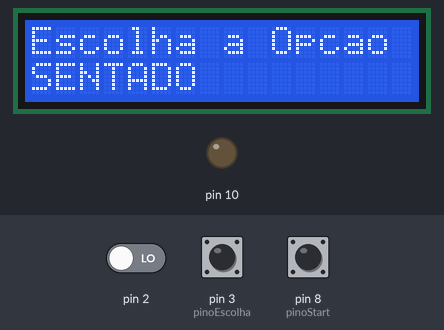
The sketch below on a simulated Arduino Uno, built with avr-gcc and run on an emulated ATmega328P. Shown: 16×2 character LCD, output pins drawn as LEDs (lit = HIGH). Wiring (inferred from the names in the program): MPU-6050 motion sensor at I2C address 0x68. The inputs (shaded band) are chosen by the test bench; at power-on: pin 3 (pinoEscolha) LOW, pin 8 (pinoStart) LOW, pin 2 LOW. Storage starts empty.

Above: at 3.3 s.
3.4 s: pin 3 (pinoEscolha) driven HIGH
At 4.6 s:
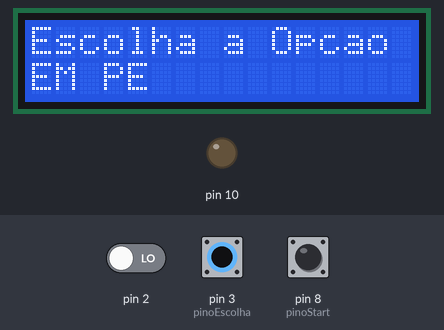
5.0 s: pin 8 (pinoStart) pulled HIGH for 0.15 s
At 6.1 s:
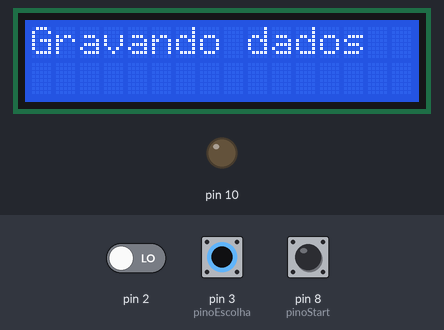
6.6 s: pin 8 (pinoStart) pulled HIGH for 1 s
At 7.2 s:
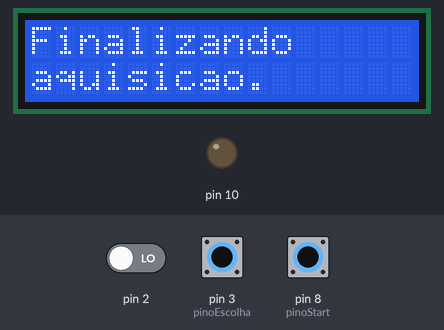
10.2 s: pin 3 (pinoEscolha) pulsed LOW 5 times (0.12 s each, 0.3 s apart)
At 10.57 s:
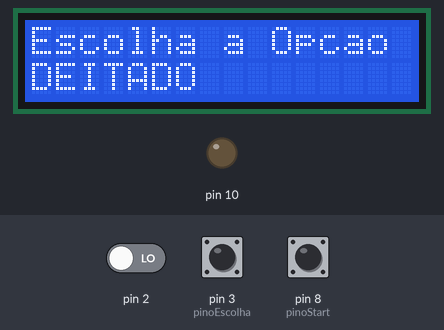
Timing chart, 0 to 13.2 s (numbered marks = the images above; inputs shaded):
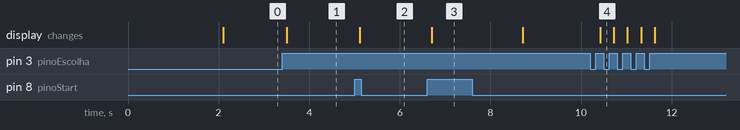

Measured:
- after the input at 3.4 s, the display: changes after 0.10 s (image 1)
- after the input at 5.0 s, the display: changes after 0.11 s (image 2)
- after the input at 6.6 s, the display: changes after 0.11 s (image 3)
- after the input at 10.2 s, the display: changes after 0.23 s (image 4)

The sketch:

sistemaCaptura.ino
```cpp
#include <LiquidCrystal.h>
#include<Wire.h>
#include <SPI.h>
#include <SD.h>

#define SR A1
#define EN A0
#define DB4 4
#define DB5 5
#define DB6 6
#define DB7 7
#define pinoEscolha 3
#define pinoStart 8
#define DELTA_T 100

//PINO DIGITAL UTILIZADO PELO TERMINAL CS DO MÓDULO
const int chipSelect = 10;

//Endereco I2C do MPU6050
const int MPU = 0x68;

//Variaveis para armazenar valores dos sensores
int AcX,AcY,AcZ,GyX,GyY,GyZ;
int flag = 0;

unsigned int botaoOpcoes = LOW,
  estadoBotaoOpcoes = 0,
  estadoOpcoes = 0,
  botaoConfirmacao = LOW,
  estadoBotaoConfirmacao = 0,
  estadoAquisicao = 0,
  movimento = 0,
  t0, t;
String posicao, dado;

//CONFIGURAÇÃO LCD
LiquidCrystal lcd(SR, EN, DB4, DB5, DB6, DB7);  //Define os pinos que serão utilizados para ligação ao display

File dataFile;

void setup(){

  pinMode(pinoEscolha,INPUT);
  pinMode(pinoStart,INPUT);

  /*CONFIGURAÇÃO DISPLAY*/
  lcd.begin(16, 2); //Define o número de colunas e linhas do LCD
  lcd.clear();  //Limpa a tela
  lcd.setCursor(0,0);

  /*CONFIGURAÇÃO MPU-6050*/
  Wire.setClock(400000);
  Wire.beginTransmission(MPU);
  Wire.write(0x6B);
  Wire.write(0);
  Wire.endTransmission(true);
  writeRegister(25, 7); //Sample Rate Divider
  writeRegister(26, 0x01);//Configura o Digital Low Pass Filter
  writeRegister(27, 0x00); //Configura giroscopio
  writeRegister(28, 0x00); //Configura acelerometro
  writeRegister(56, 0x01); //Configura o modo da interrupção
  writeRegister(107, 0x08); //Configura power mode

  /*CONFIGURAÇÃO CARTÃO DE MEMORIA*/
  lcd.print("Iniciando cartao"); //IMPRIME O TEXTO NO DISPLAY
  pinMode(SS, OUTPUT); //DEFINE O PINO COMO SAÍDA
  if(!SD.begin(chipSelect)){ //SE O CARTÃO DE MEMÓRIA NÃO ESTIVER PRESENTE OU FALHAR, FAZ
    lcd.clear();
    lcd.setCursor(0,0);
    lcd.print("Cartao memoria");
    lcd.setCursor(0,1);
    lcd.print("falhou.");
    delay(2000);
    return;
  }
  else{
    lcd.clear();
    lcd.setCursor(0,0);
    lcd.print("Cartao memoria");
    lcd.setCursor(0,1);
    lcd.print("sucesso.");
    delay(2000);
  }
  menu();

  /*HABILITAÇÃO DA INTERRUPÇÃO*/
  attachInterrupt(digitalPinToInterrupt(2), dadosProntos, RISING);
}

void loop(){
  lerBotaoOpcoes();
  opcao();
  lerBotaoConfirmacao();
  aquisicao();

  if(flag == 1){
    lerGiroscopio();
    lerAcelerometro();
    formataDado();
    if(dataFile)
      dataFile.println(dado);
    flag = 0;
  }
}

void lerBotaoOpcoes(){
  switch(estadoBotaoOpcoes){
    case 0:
      if(digitalRead(pinoEscolha) != botaoOpcoes){
        estadoBotaoOpcoes = 1;
        t0 = millis();
      }
      break;
    case 1:
      t = millis();
      if(t - t0 > DELTA_T)
        estadoBotaoOpcoes = 2;
      break;
    case 2:
      if(digitalRead(pinoEscolha) != botaoOpcoes)
        botaoOpcoes = !botaoOpcoes;
      else
        estadoBotaoOpcoes = 0;
      break;
  }
  return;
}

void lerBotaoConfirmacao(){
  switch(estadoBotaoConfirmacao){
    case 0:
      if(digitalRead(pinoStart) != botaoConfirmacao){
        estadoBotaoConfirmacao = 1;
        t0 = millis();
      }
      break;
    case 1:
      t = millis();
      if(t - t0 > DELTA_T)
        estadoBotaoConfirmacao = 2;
      break;
    case 2:
      if(digitalRead(pinoStart) != botaoConfirmacao)
        botaoConfirmacao = !botaoConfirmacao;
      else
        estadoBotaoConfirmacao = 0;
      break;
  }
  return;
}

void opcao(){

  switch(estadoOpcoes){
    case 0:
      if(botaoOpcoes == HIGH)
        estadoOpcoes = 1;
      break;
    case 1:
      movimento++;
      movimento %= 5;
      menu();
      estadoOpcoes = 2;
      break;
    case 2:
      if(botaoOpcoes == LOW)
        estadoOpcoes = 0;
      break;
  }
  return;
}

void menu(){

  lcd.clear();
  lcd.setCursor(0,0);
  lcd.print("Escolha a Opcao");
  lcd.setCursor(0,1);

  switch(movimento){
    case 0:
      lcd.print("SENTADO");
      posicao = "sentado.txt";
      break;
    case 1:
      lcd.print("EM PE");
      posicao = "empe.txt";
      break;
    case 2:
      lcd.print("DEITADO");
      posicao = "deitado.txt";
      break;
    case 3:
      lcd.print("PULANDO");
      posicao = "pulando.txt";
      break;
    case 4:
      lcd.print("CORRENDO");
      posicao = "correndo.txt";
      break;
  }
  return;
}

void aquisicao(){

  switch(estadoAquisicao){
    case 0:
      if(botaoConfirmacao == HIGH)
        estadoAquisicao = 1;
      break;
    case 1:
        iniciarAquisicao();
        estadoAquisicao = 2;
      break;
    case 2:
      if(botaoConfirmacao == LOW)
        estadoAquisicao = 3;
      break;
    case 3:
      if(botaoConfirmacao == HIGH)
        estadoAquisicao = 4;
      break;
    case 4:
        pararAquisicao();
        estadoAquisicao = 5;
      break;
    case '5':
      if(botaoConfirmacao == LOW)
        estadoAquisicao = 0;
      break;
  }
  return;
}

void iniciarAquisicao(){
  lcd.clear();
  lcd.setCursor(0,0);
  dataFile = SD.open(posicao, FILE_WRITE);
  if(dataFile)
    lcd.print("Gravando dados");
  else
    lcd.print("Erro cartao");
  return;
}

void pararAquisicao(){
  dataFile.close();
  lcd.clear();
  lcd.setCursor(0,0);
  lcd.print("Finalizando");
  lcd.setCursor(0,1);
  lcd.print("aquisicao.");
  delay(2000);
  menu();
  return;
}

void writeRegister(uint8_t addRegister, uint8_t dado){
    Wire.begin();
    Wire.beginTransmission(MPU);
    Wire.write(addRegister);
    Wire.write(dado);
    Wire.endTransmission(true);
}

void lerGiroscopio(){
  Wire.beginTransmission(MPU);
  Wire.write(0x43);  // starting with register 0x43 (GYRO_XOUT_H)
  Wire.endTransmission(false);
  Wire.requestFrom(MPU,6,true);
  if(Wire.available() > 0){
    GyX=Wire.read()<<8|Wire.read();  //0x43 (GYRO_XOUT_H) & 0x44 (GYRO_XOUT_L)
    GyY=Wire.read()<<8|Wire.read();  //0x45 (GYRO_YOUT_H) & 0x46 (GYRO_YOUT_L)
    GyZ=Wire.read()<<8|Wire.read();  //0x47 (GYRO_ZOUT_H) & 0x48 (GYRO_ZOUT_L)
  }
}

void lerAcelerometro(){
  Wire.beginTransmission(MPU);
  Wire.write(0x3B);  // starting with register 0x3B (ACCEL_XOUT_H)
  Wire.endTransmission(false);
  Wire.requestFrom(MPU,6,true);
  if(Wire.available() > 0){
    AcX=Wire.read()<<8|Wire.read();  //0x3B (ACCEL_XOUT_H) & 0x3C (ACCEL_XOUT_L)
    AcY=Wire.read()<<8|Wire.read();  //0x3D (ACCEL_YOUT_H) & 0x3E (ACCEL_YOUT_L)
    AcZ=Wire.read()<<8|Wire.read();  //0x3F (ACCEL_ZOUT_H) & 0x40 (ACCEL_ZOUT_L)
  }
}

void formataDado(){

  dado = String(AcX);
  dado += ",";
  dado += String(AcY);
  dado += ",";
  dado += String(AcZ);
  dado += ",";
  dado += String(GyX);
  dado += ",";
  dado += String(GyY);
  dado += ",";
  dado += String(GyZ);

}

void dadosProntos(){
  flag = 1;
}
```
